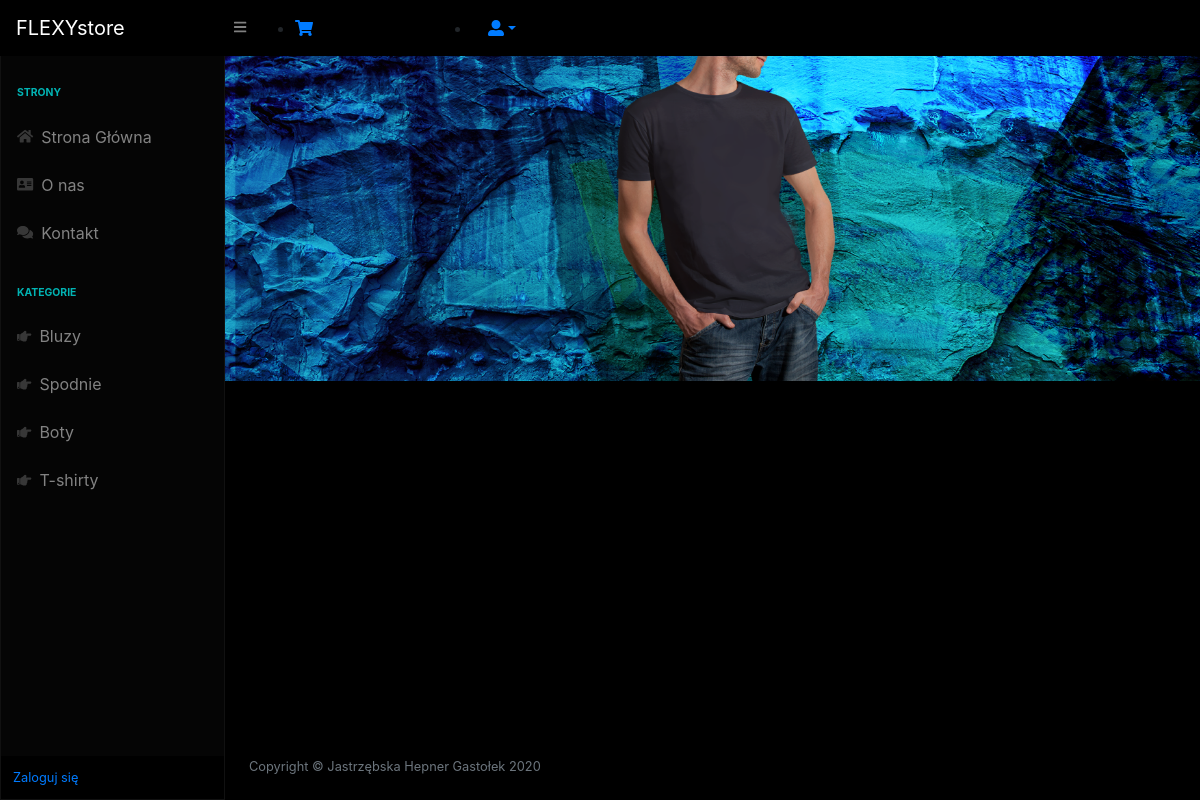
The page / on the database its author committed.
### tables this page shows
CREATE TABLE `kategoria` (
  `id_kategoria` int NOT NULL primary key auto_increment,
  `nazwa` varchar(45) NOT NULL
);

### index.php (called while the page is built, shortened)
<?php
$page = isset($_GET['page']) && file_exists($_GET['page'] . '.php') ? $_GET['page'] : 'home';
include $page . '.php';
?>

### home.php (the view, shortened to what this page needs)
<?php
$kat = $pdo->prepare("SELECT *from kategoria");
$kat->execute();
$ka = $kat->fetchAll(PDO::FETCH_ASSOC);
?>
<!DOCTYPE html>
<html lang="en">
    <head>
        <link href="css/styles.css" rel="stylesheet" />
        <link href="https://cdn.datatables.net/1.10.20/css/dataTables.bootstrap4.min.css" rel="stylesheet" />
    </head>
    <body class="sb-nav-fixed">
        <nav class="sb-topnav navbar navbar-expand navbar-dark bg-dark">
            <a class="navbar-brand" href="#">FLEXYstore</a>
            <button class="btn btn-link btn-sm order-1 order-lg-0" id="sidebarToggle" href="#"><i class="fas fa-bars"></i></button>
                        <ul class="k">
                            <li class="nav-item dropdown">
                                <a href="index.php?page=cart"><i class="fas fa-shopping-cart"></i>
                                </a>
                            </li>
                        </ul>
            <ul class="u">
                <li class="nav-item dropdown">
                    <a class="nav-link dropdown-toggle" id="userDropdown" href="#" role="button" data-toggle="dropdown" aria-haspopup="true" aria-expanded="false"><i class="fas fa-user-alt"></i></a>
                </li>
            </ul>
        </nav>
        <div id="layoutSidenav">
            <div id="layoutSidenav_nav">
                <nav class="sb-sidenav accordion sb-sidenav-dark" id="sidenavAccordion">
                    <div class="sb-sidenav-menu">
                        <div class="nav">
                            <div class="sb-sidenav-menu-heading">Strony</div>
                            <a class="nav-link nav-active-link" href="index.php?page=home">
                                <div class="sb-nav-link-icon"><i class="fas fa-home"></i></div>
                                Strona Główna
                            </a>
                            <a class="nav-link" href="index.php?page=onas">
                                <div class="sb-nav-link-icon"><i class="fas fa-address-card"></i></div>
                                O nas
                            </a>
                            <a class="nav-link" href="index.php?page=kontakt">
                                <div class="sb-nav-link-icon"><i class="fas fa-comments"></i></div>
                                Kontakt
                            </a>
                            <div class="sb-sidenav-menu-heading">Kategorie</div>
                            <?php foreach($ka as $kate):?>
                            <a class="nav-link" href="index.php?page=kat&id_kategoria=<?=$kate['id_kategoria']?>">
                                <div class="sb-nav-link-icon"><i class="fas fa-hand-point-right"></i></div>
                                <?=$kate['nazwa']?>
                            </a>
                            <?php endforeach; ?>
                        </div>
                    </div>
                    <div class="sb-sidenav-footer">
                    <?php
                     if(isset($_SESSION['username'])){
                        echo"<div class='small'>"."Zalogowany jako:"."</div>";
                        echo $_SESSION["username"];
                     }
                     else{
                        echo "<div class='small'>"."<a href='logowanie.php'>"."Zaloguj się"."</a>"."</div>";
                     }
                    ?>
                    </div>
                </nav>
            </div>
            <div id="layoutSidenav_content">
                <main>
            <img class="img-fluid" src="img/background.png">
         <div class="offerts">
                </main>
                <footer class="py-4 bg-dark mt-auto">
                    <div class="container-fluid">
                        <div class="d-flex align-items-center justify-content-between small">
                            <div class="text-muted">Copyright &copy; Jastrzębska Hepner Gastołek 2020</div>
                        </div>
                    </div>
                </footer>
            </div>
        </div>
    </body>
</html>

### rows shown on the page
kategoria: nazwa "Bluzy"
kategoria: nazwa "Spodnie"
kategoria: nazwa "Boty"
kategoria: nazwa "T-shirty"
